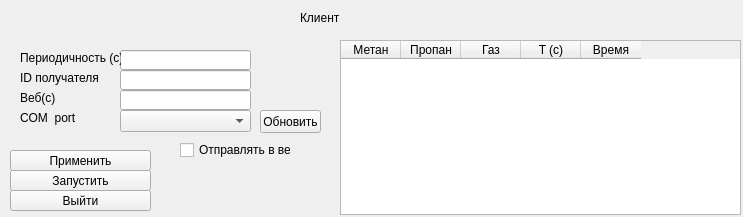
<?xml version="1.0" encoding="UTF-8"?>
<ui version="4.0">
 <class>MainWindow</class>
 <widget class="QMainWindow" name="MainWindow">
  <property name="geometry">
   <rect>
    <x>0</x>
    <y>0</y>
    <width>743</width>
    <height>217</height>
   </rect>
  </property>
  <property name="windowTitle">
   <string>MainWindow</string>
  </property>
  <widget class="QWidget" name="centralWidget">
   <widget class="QLineEdit" name="LE_Period">
    <property name="geometry">
     <rect>
      <x>120</x>
      <y>50</y>
      <width>131</width>
      <height>20</height>
     </rect>
    </property>
   </widget>
   <widget class="QLineEdit" name="LE_VkID">
    <property name="geometry">
     <rect>
      <x>120</x>
      <y>70</y>
      <width>131</width>
      <height>20</height>
     </rect>
    </property>
   </widget>
   <widget class="QLabel" name="label">
    <property name="geometry">
     <rect>
      <x>20</x>
      <y>50</y>
      <width>101</width>
      <height>16</height>
     </rect>
    </property>
    <property name="text">
     <string>Периодичность (с)</string>
    </property>
   </widget>
   <widget class="QLabel" name="label_2">
    <property name="geometry">
     <rect>
      <x>20</x>
      <y>70</y>
      <width>101</width>
      <height>16</height>
     </rect>
    </property>
    <property name="text">
     <string>ID получателя</string>
    </property>
   </widget>
   <widget class="QPushButton" name="btn_SaveConfig">
    <property name="geometry">
     <rect>
      <x>10</x>
      <y>150</y>
      <width>141</width>
      <height>21</height>
     </rect>
    </property>
    <property name="text">
     <string>Применить</string>
    </property>
   </widget>
   <widget class="QPushButton" name="btn_EnableDisable">
    <property name="geometry">
     <rect>
      <x>10</x>
      <y>170</y>
      <width>141</width>
      <height>21</height>
     </rect>
    </property>
    <property name="text">
     <string>Запустить</string>
    </property>
   </widget>
   <widget class="QLabel" name="label_3">
    <property name="geometry">
     <rect>
      <x>300</x>
      <y>10</y>
      <width>71</width>
      <height>16</height>
     </rect>
    </property>
    <property name="text">
     <string>Клиент</string>
    </property>
   </widget>
   <widget class="QPushButton" name="btn_Exit">
    <property name="geometry">
     <rect>
      <x>10</x>
      <y>190</y>
      <width>141</width>
      <height>21</height>
     </rect>
    </property>
    <property name="text">
     <string>Выйти</string>
    </property>
   </widget>
   <widget class="QTableWidget" name="tableWidget">
    <property name="geometry">
     <rect>
      <x>340</x>
      <y>40</y>
      <width>401</width>
      <height>175</height>
     </rect>
    </property>
    <attribute name="horizontalHeaderDefaultSectionSize">
     <number>60</number>
    </attribute>
    <column>
     <property name="text">
      <string>Метан</string>
     </property>
    </column>
    <column>
     <property name="text">
      <string>Пропан</string>
     </property>
    </column>
    <column>
     <property name="text">
      <string>Газ</string>
     </property>
    </column>
    <column>
     <property name="text">
      <string>T (c)</string>
     </property>
    </column>
    <column>
     <property name="text">
      <string>Время</string>
     </property>
    </column>
   </widget>
   <widget class="QLineEdit" name="LE_PeriodWeb">
    <property name="geometry">
     <rect>
      <x>120</x>
      <y>90</y>
      <width>131</width>
      <height>20</height>
     </rect>
    </property>
   </widget>
   <widget class="QLabel" name="label_4">
    <property name="geometry">
     <rect>
      <x>20</x>
      <y>90</y>
      <width>101</width>
      <height>16</height>
     </rect>
    </property>
    <property name="text">
     <string>Веб(с)</string>
    </property>
   </widget>
   <widget class="QComboBox" name="cmbComPort">
    <property name="geometry">
     <rect>
      <x>120</x>
      <y>110</y>
      <width>131</width>
      <height>22</height>
     </rect>
    </property>
   </widget>
   <widget class="QLabel" name="label_5">
    <property name="geometry">
     <rect>
      <x>20</x>
      <y>110</y>
      <width>91</width>
      <height>16</height>
     </rect>
    </property>
    <property name="text">
     <string>COM  port</string>
    </property>
   </widget>
   <widget class="QPushButton" name="btn_Update">
    <property name="geometry">
     <rect>
      <x>260</x>
      <y>110</y>
      <width>61</width>
      <height>23</height>
     </rect>
    </property>
    <property name="text">
     <string>Обновить</string>
    </property>
   </widget>
   <widget class="QCheckBox" name="chbx_SendWeb">
    <property name="geometry">
     <rect>
      <x>180</x>
      <y>140</y>
      <width>111</width>
      <height>20</height>
     </rect>
    </property>
    <property name="text">
     <string>Отправлять в веб</string>
    </property>
   </widget>
  </widget>
 </widget>
 <layoutdefault spacing="6" margin="11"/>
 <resources/>
 <connections/>
</ui>
